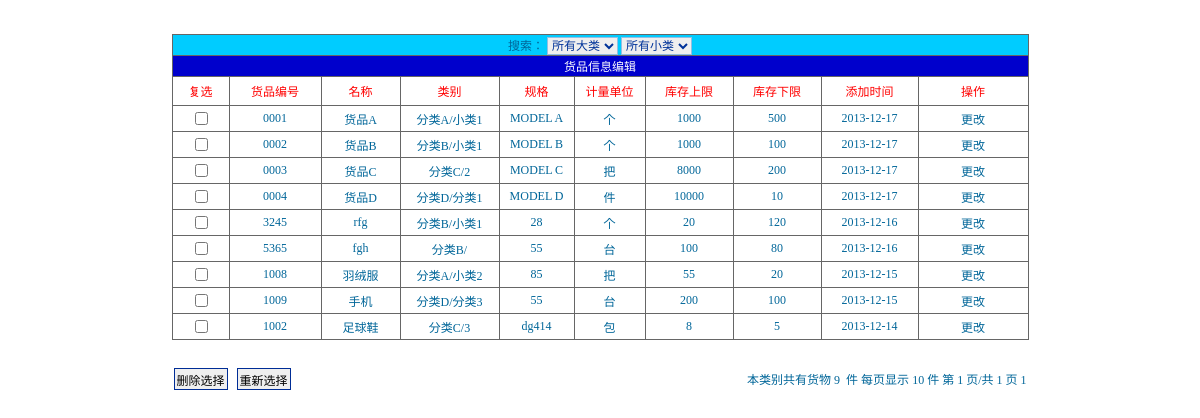
The app's page /product/showproduct.php?mtype=1&stype=1 (signed in) with its own data.
### tables this page shows
CREATE TABLE `tb_product` (
  `id` int(4) NOT NULL auto_increment,
  `maintype` varchar(20) NOT NULL,
  `subtype` varchar(20) NOT NULL,
  `name` varchar(20) NOT NULL,
  `encode` varchar(20) NOT NULL,
  `barcode` varchar(20) NOT NULL,
  `size` varchar(20) NOT NULL,
  `unit` varchar(10) NOT NULL,
  `upperlimit` int(4) NOT NULL,
  `lowerlimit` int(4) NOT NULL,
  `inprice` int(4) NOT NULL,
  `outprice` int(4) NOT NULL,
  `tupian` varchar(100) NOT NULL,
  `jianjie` mediumtext NOT NULL,
  `addtime` varchar(20) NOT NULL,
  PRIMARY KEY  (`id`,`encode`,`barcode`)
);

### product/showproduct.php (the view, shortened to what this page needs)
<?php
include("../const.php");
?>
<html>
<head>
<link rel="stylesheet" type="text/css" href="css/font.css">
</head>
<?php
  include("../conn/conn.php");
  $mtype=$_GET[mtype];
  $stype=$_GET[stype];
?>
<body topmargin="0" leftmargin="0" bottommargin="0">
<?php
      if($mtype==1)
      {
         $sql=mysql_query("select count(*) as total from tb_product ",$conn);
      }
       $info=mysql_fetch_array($sql);
       $total=$info[total];
       if($total==0){
         echo "本站暂无货品!";
       }
       else
        {
?>
<form name="form1" method="post" action="delproduct.php">
  <p>&nbsp;</p>
  <table width="750" border="0" align="center" cellpadding="0" cellspacing="0">
    <tr>
      <td height="75" bgcolor="#666666"><table width="857" height="98" border="0" cellpadding="0" cellspacing="1">
          <tr bgcolor="#FFCF60">
            <td height="20" colspan="10" align="center" bgcolor="#00CCFF">搜索：
              <label>
              <select name="mtype" class="inputcss" onChange="javascript:window.open('showproduct.php?stype=1&mtype='+ this.value, '_self');">
                <OPTION value="1" <?php if($mstype==1) {echo "selected";}?>>所有大类</OPTION>
              </select>
              </label>
              <label>
              <select name="stype" class="inputcss" onChange="javascript:window.open('showproduct.php?mtype=<?php echo $mtype;?>&stype='+ this.value, '_self');">
                <option value="1" <?php if($stype==1) {echo "selected";}?>>所有小类</option>
              </select>
              </label></td>
          </tr>
          <tr bgcolor="#FFCF60">
            <td height="20" colspan="10" bgcolor="#0000CC"><div align="center" class="style1">货品信息编辑</div></td>
          </tr>
          <tr>
            <td width="56" height="28" bgcolor="#FFFFFF"><div align="center" class="STYLE2">复选</div></td>
            <td width="91" bgcolor="#FFFFFF"><div align="center" class="STYLE2">货品编号</div></td>
            <td width="78" bgcolor="#FFFFFF"><div align="center" class="STYLE2">名称</div></td>
            <td width="98" bgcolor="#FFFFFF"><div align="center" class="STYLE2">类别</div></td>
            <td width="74" bgcolor="#FFFFFF"><div align="center" class="STYLE2">规格</div></td>
            <td width="70" bgcolor="#FFFFFF"><div align="center" class="STYLE2">计量单位</div></td>
            <td width="87" bgcolor="#FFFFFF"><div align="center" class="STYLE2">库存上限</div></td>
            <td width="87" bgcolor="#FFFFFF"><div align="center" class="STYLE2">库存下限</div></td>
            <td width="96" bgcolor="#FFFFFF"><div align="center" class="STYLE2">添加时间</div></td>
            <td width="109" bgcolor="#FFFFFF"><div align="center" class="STYLE2">操作</div></td>
          </tr>
          <?php
           $pagesize=10;
           if ($total<=$pagesize){
              $pagecount=1;
            }
            if(($total%$pagesize)!=0){
               $pagecount=intval($total/$pagesize)+1;
            }else{
               $pagecount=$total/$pagesize;
            }
            if(($_GET[page])==""){
                $page=1;
            }else{
                $page=intval($_GET[page]);
            }
     if($mtype==1)
      {
         $sql1=mysql_query("select * from tb_product  order by addtime desc limit ".($page-1)*$pagesize.",$pagesize",$conn);
      }
           while($info1=mysql_fetch_array($sql1))
            {
      ?>
          <tr align="center" class="STYLE3">
            <td height="25" bgcolor="#FFFFFF"><input type="checkbox" name="<?php echo $info1[id];?>" value=<?php echo $info1[id];?>></td>
            <td height="25" bgcolor="#FFFFFF" onClick="setID(this);"><?php echo $info1[encode];?></td>
            <td height="25" bgcolor="#FFFFFF"><?php echo $info1[name];?></td>
            <td height="25" bgcolor="#FFFFFF"><?php echo $info1[maintype];echo "/";echo $info1[subtype]; ?></td>
            <td height="25" bgcolor="#FFFFFF"><?php echo $info1[size];?></td>
            <td height="25" bgcolor="#FFFFFF"><?php echo $info1[unit];?></td>
            <td height="25" bgcolor="#FFFFFF"><?php echo $info1[upperlimit];?></td>
            <td height="25" bgcolor="#FFFFFF"><?php echo $info1[lowerlimit];?></td>
            <td height="25" bgcolor="#FFFFFF"><?php echo $info1[addtime];?></td>
            <td height="25" bgcolor="#FFFFFF"><a href="editproduct.php?id=<?php echo $info1[id];?>">更改</a></td>
          </tr>
          <?php
        }
      ?>
        </table></td>
    </tr>
  </table>
  <table width="853" height="78" border="0" align="center" cellpadding="0" cellspacing="0">
    <tr>
      <td width="182"><div align="left">
          <input name="submit" type="submit" class="btn_2k3" id="submit" value="删除选择">
          <input type="reset" value="重新选择" class="btn_2k3">
      </div></td>
      <td width="671"><div align="right">&nbsp;本类别共有货物
          <?php
           echo $total;
          ?>
          &nbsp;件&nbsp;每页显示&nbsp;<?php echo $pagesize;?>&nbsp;件&nbsp;第&nbsp;<?php echo $page;?>&nbsp;页/共&nbsp;<?php echo $pagecount; ?>&nbsp;页
          <?php
           if($pagecount<=4){
            for($i=1;$i<=$pagecount;$i++){
          ?>
          <a href="showproduct.php?page=<?php echo $i;?>&mtype=<?php echo $mtype;?>&stype=<?php echo $stype;?>"><?php echo $i;?></a>
          <?php
             }
          }?>
      </div></td>
    </tr>
  </table>
</form>
<?php
    }
  ?>
</body>
</html>

### product/showproduct.php (style rules this page uses)
.STYLE2 { color: #FF0000 }
.STYLE3 { color: #009900; }

### records on screen
tb_product: encode "0001", name "货品A", maintype "分类A", subtype "小类1", size "MODEL A", unit "个", upperlimit "1000", lowerlimit "500", addtime "2013-12-17"
tb_product: encode "0002", name "货品B", maintype "分类B", subtype "小类1", size "MODEL B", unit "个", upperlimit "1000", lowerlimit "100", addtime "2013-12-17"
tb_product: encode "0003", name "货品C", maintype "分类C", subtype "2", size "MODEL C", unit "把", upperlimit "8000", lowerlimit "200", addtime "2013-12-17"
tb_product: encode "0004", name "货品D", maintype "分类D", subtype "分类1", size "MODEL D", unit "件", upperlimit "10000", lowerlimit "10", addtime "2013-12-17"
tb_product: encode "3245", name "rfg", maintype "分类B", subtype "小类1", size "28", unit "个", upperlimit "20", lowerlimit "120", addtime "2013-12-16"
tb_product: encode "5365", name "fgh", maintype "分类B", size "55", unit "台", upperlimit "100", lowerlimit "80", addtime "2013-12-16"
tb_product: encode "1008", name "羽绒服", maintype "分类A", subtype "小类2", size "85", unit "把", upperlimit "55", lowerlimit "20", addtime "2013-12-15"
tb_product: encode "1009", name "手机", maintype "分类D", subtype "分类3", size "55", unit "台", upperlimit "200", lowerlimit "100", addtime "2013-12-15"
tb_product: encode "1002", name "足球鞋", maintype "分类C", subtype "3", size "dg414", unit "包", upperlimit "8", lowerlimit "5", addtime "2013-12-14"

### other values on screen
$total "9"
$pagesize "10"
$page "1"
$pagecount "1"
